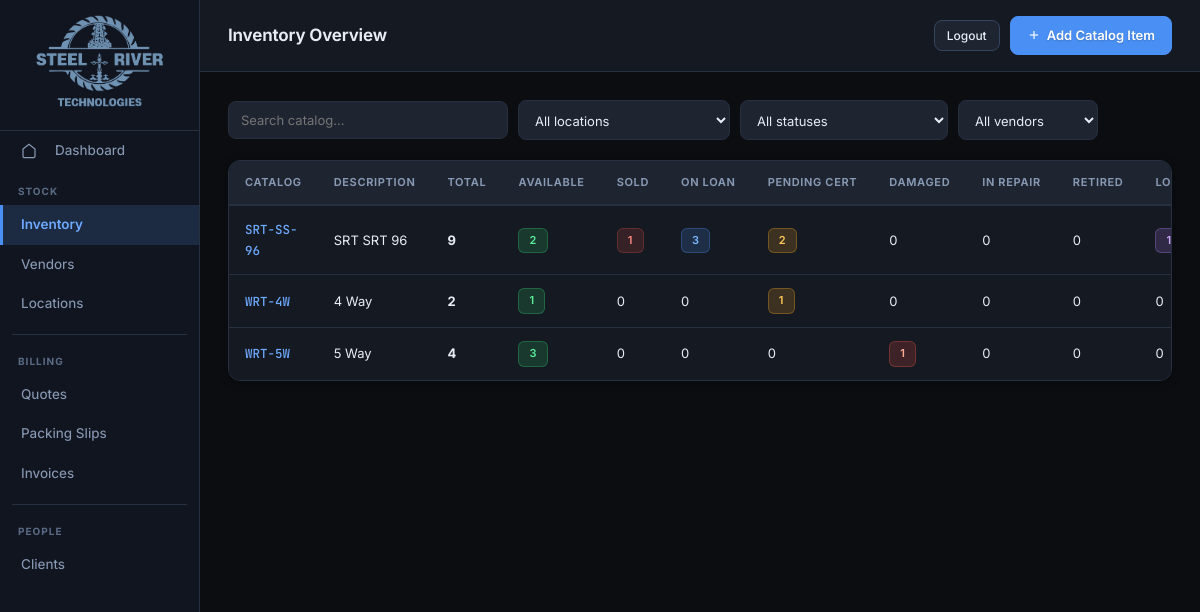
The app's page /inventory/, older data.
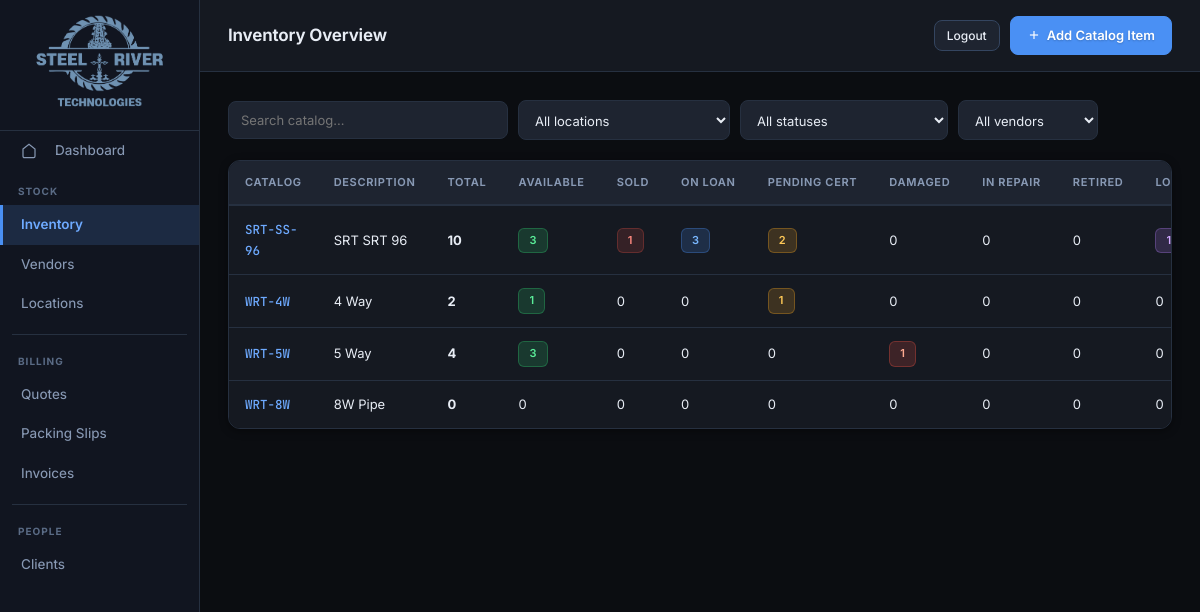
The same page, newer data.
### tables this page shows
CREATE TABLE PartNumber (
    parts_number    TEXT PRIMARY KEY,
    description     TEXT,
    cost_price      REAL,
    resale_price    REAL,
    rental_price    REAL,
    weight          REAL,
    dimensions      TEXT,
    vendor_name     TEXT REFERENCES Vendor(name)
, created_by TEXT, created_at TEXT, modified_by TEXT, modified_at TEXT);

### app/routes/inventory.py (the view)
@router.get("/", response_class=HTMLResponse)
def inventory_overview(
    request: Request,
    search: str = "",
    location: str = "",
    status: str = "",
    vendor: str = "",
):
    db = get_db()
    q = """
        SELECT
            pn.parts_number,
            pn.description,
            pn.cost_price,
            pn.resale_price,
            pn.rental_price,
            v.name as vendor_name,
            COUNT(p.serial_number) as total_products,
            SUM(CASE WHEN p.status = 'Available' THEN 1 ELSE 0 END) as available_count,
            SUM(CASE WHEN p.status = 'Sold' THEN 1 ELSE 0 END) as sold_count,
            SUM(CASE WHEN p.status = 'On Loan' THEN 1 ELSE 0 END) as on_loan_count,
            SUM(CASE WHEN p.status = 'Pending Cert' THEN 1 ELSE 0 END) as pending_count,
            SUM(CASE WHEN p.status = 'Damaged' THEN 1 ELSE 0 END) as damaged_count,
            SUM(CASE WHEN p.status = 'In Repair' THEN 1 ELSE 0 END) as in_repair_count,
            SUM(CASE WHEN p.status = 'Retired / Decommissioned' THEN 1 ELSE 0 END) as retired_count,
            SUM(CASE WHEN p.status = 'Lost' THEN 1 ELSE 0 END) as lost_count,
            GROUP_CONCAT(DISTINCT p.location) as locations
        FROM PartNumber pn
        LEFT JOIN Product p ON pn.parts_number = p.parts_number
        LEFT JOIN Vendor v ON pn.vendor_name = v.name
        WHERE 1=1
    """
    args = []
    if search:
        q += " AND pn.parts_number LIKE ?"
        args.append(f"%{search}%")
    if location:
        q += " AND p.location LIKE ?"
        args.append(f"%{location}%")
    if status:
        q += " AND p.status = ?"
        args.append(status)
    if vendor:
        q += " AND v.name = ?"
        args.append(vendor)
    q += " GROUP BY pn.parts_number ORDER BY pn.parts_number"
    partnumbers = db.execute(q, args).fetchall()
    vendors = db.execute("SELECT * FROM Vendor ORDER BY name").fetchall()
    locations = db.execute("SELECT * FROM Location ORDER BY name").fetchall()
    db.close()
    return templates.TemplateResponse(
        "inventory/list.html",
        {
            "request": request,
            "partnumbers": partnumbers,
            "vendors": vendors,
            "locations": locations,
            "status_options": get_status_options(),
            "search": search,
            "filter_location": location,
            "filter_status": status,
            "filter_vendor": vendor,
        },
    )

### app/templates/inventory/list.html (shortened to what this page needs)
{% extends "base.html" %}
{% block page_title %}Inventory Overview{% endblock %}
{% set active = "inventory" %}
{% block topbar_actions %}
<a href="/inventory/part-number/new" class="btn btn-primary">
  <svg viewBox="0 0 24 24"><line x1="12" y1="5" x2="12" y2="19"/><line x1="5" y1="12" x2="19" y2="12"/></svg>
  Add Catalog Item
</a>
{% endblock %}
{% block content %}
<form method="get" class="search-bar" id="filter-form">
  <input type="text" name="search" placeholder="Search catalog…" value="{{ search }}">
  <select name="location" id="filter-location">
    <option value="">All locations</option>
  </select>
  <select name="status" id="filter-status">
    <option value="">All statuses</option>
  </select>
  <select name="vendor" id="filter-vendor">
    <option value="">All vendors</option>
  </select>
</form>
{% if partnumbers %}
<div class="table-wrap">
<table>
  <thead>
    <tr>
      <th>Catalog</th>
      <th>Description</th>
      <th>Total</th>
      <th>Available</th>
      <th>Sold</th>
      <th>On Loan</th>
      <th>Pending Cert</th>
      <th>Damaged</th>
      <th>In Repair</th>
      <th>Retired</th>
      <th>Lost</th>
    </tr>
  </thead>
  <tbody>
    {% for pn in partnumbers %}
    <tr>
      <td><a href="/inventory/part-number/{{ pn.parts_number }}" class="doc-num">{{ pn.parts_number }}</a></td>
      <td>{{ pn.description or "—" }}</td>
      <td><strong>{{ pn.total_products or 0 }}</strong></td>
      <td>
        {% if pn.available_count > 0 %}
        <span class="badge badge-available">{{ pn.available_count }}</span>
        {% else %}{{ pn.available_count or 0 }}{% endif %}
      </td>
      <td>
        {% if pn.sold_count > 0 %}
        <span class="badge badge-sold">{{ pn.sold_count }}</span>
        {% else %}{{ pn.sold_count or 0 }}{% endif %}
      </td>
      <td>
        {% if pn.on_loan_count > 0 %}
        <span class="badge badge-on-loan">{{ pn.on_loan_count }}</span>
        {% else %}{{ pn.on_loan_count or 0 }}{% endif %}
      </td>
      <td>
        {% if pn.pending_count > 0 %}
        <span class="badge badge-pending">{{ pn.pending_count }}</span>
        {% else %}{{ pn.pending_count or 0 }}{% endif %}
      </td>
      <td>
        {% if pn.damaged_count > 0 %}
        <span class="badge badge-damaged">{{ pn.damaged_count }}</span>
        {% else %}{{ pn.damaged_count or 0 }}{% endif %}
      </td>
      <td>
        {% if pn.in_repair_count > 0 %}
        <span class="badge badge-in-repair">{{ pn.in_repair_count }}</span>
        {% else %}{{ pn.in_repair_count or 0 }}{% endif %}
      </td>
      <td>
        {% if pn.retired_count > 0 %}
        <span class="badge badge-retired">{{ pn.retired_count }}</span>
        {% else %}{{ pn.retired_count or 0 }}{% endif %}
      </td>
      <td>
        {% if pn.lost_count > 0 %}
        <span class="badge badge-lost">{{ pn.lost_count }}</span>
        {% else %}{{ pn.lost_count or 0 }}{% endif %}
      </td>
    </tr>
    {% endfor %}
  </tbody>
</table>
</div>
{% else %}
<div class="empty-state">
  No catalog items found.
  <a href="/inventory/part-number/new" style="color:var(--accent)">Add one →</a>
</div>
{% endif %}
{% endblock %}

### app/templates/base.html (shortened to what this page needs)
<!DOCTYPE html>
<html lang="en">
<head>
  <link rel="stylesheet" href="/static/css/main.css?v=2">
</head>
<body>
<div class="app">
  <nav class="sidebar">
    <div class="sidebar-brand" style="justify-content: center; padding: 12px 10px;">
      <a href="https://steelriver-tech.com/" target="_blank"><img src="/static/img/logo.png" alt="Steel River Technologies" style="max-width: 100%; max-height: 100px; width: auto; height: auto; object-fit: contain;"></a>
    </div>
    <a href="/" class="sidebar-item {% if active=='home' %}active{% endif %}">
      <svg viewBox="0 0 24 24" style="width:16px;height:16px;margin-right:8px;"><path d="M3 9l9-7 9 7v11a2 2 0 0 1-2 2H5a2 2 0 0 1-2-2z"/></svg>
      Dashboard
    </a>
    <div class="sidebar-group">
      <div class="sidebar-label">Stock</div>
      <a href="/inventory/" class="sidebar-item {% if active=='inventory' %}active{% endif %}">
        Inventory
      </a>
      <a href="/vendors/" class="sidebar-item {% if active=='vendors' %}active{% endif %}">
        Vendors
      </a>
      <a href="/locations/" class="sidebar-item {% if active=='locations' %}active{% endif %}">
        Locations
      </a>
    </div>
    <div class="sidebar-divider"></div>
    <div class="sidebar-group">
      <div class="sidebar-label">Billing</div>
      <a href="/quotes/" class="sidebar-item {% if active=='quotes' %}active{% endif %}">
        Quotes
      </a>
      <a href="/packing-slips/" class="sidebar-item {% if active=='packing_slips' %}active{% endif %}">
        Packing Slips
      </a>
      <a href="/invoices/" class="sidebar-item {% if active=='invoices' %}active{% endif %}">
        Invoices
      </a>
    </div>
    <div class="sidebar-divider"></div>
    <div class="sidebar-group">
      <div class="sidebar-label">People</div>
      <a href="/clients/" class="sidebar-item {% if active=='clients' %}active{% endif %}">
        Clients
      </a>
    </div>
  </nav>
  <div class="main">
    <div class="topbar">
      <div>
        <div class="topbar-title">{% block page_title %}{% endblock %}</div>
      </div>
      <div class="topbar-actions">
        <a href="/logout" class="btn btn-sm">Logout</a>
        {% block topbar_actions %}{% endblock %}
      </div>
    </div>
    <div class="content">
      {% block content %}{% endblock %}
    </div>
  </div>
</div>
</body>
</html>

Row changes from the older to the newer data that the page shows:
changed PartNumber "SRT SRT 96": total_products "9" → "10"; available_count "2" → "3"
added PartNumber: parts_number "WRT-8W", description "8W Pipe", total_products "0", available_count "0", sold_count "0", on_loan_count "0", pending_count "0", damaged_count "0", in_repair_count "0", retired_count "0", lost_count "0"
